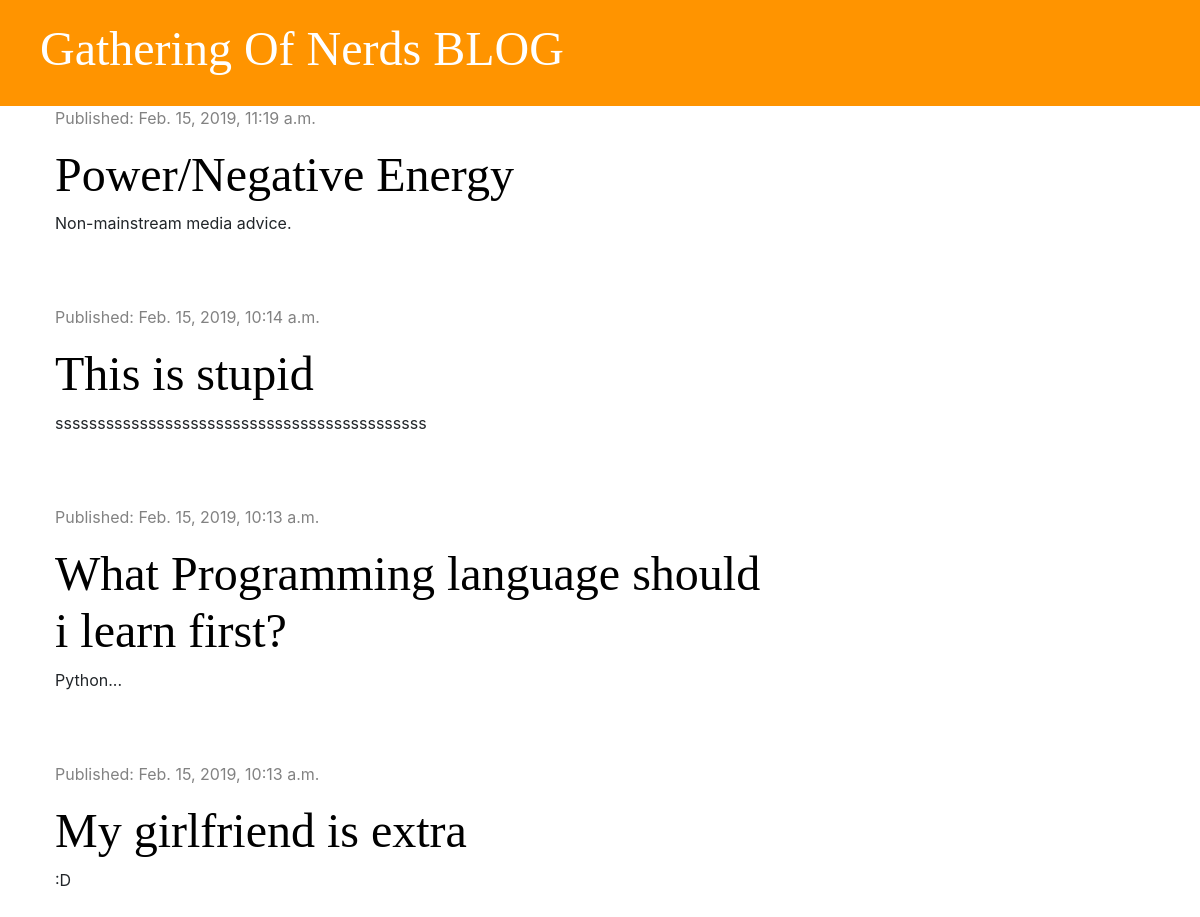
The app's page /, older data.
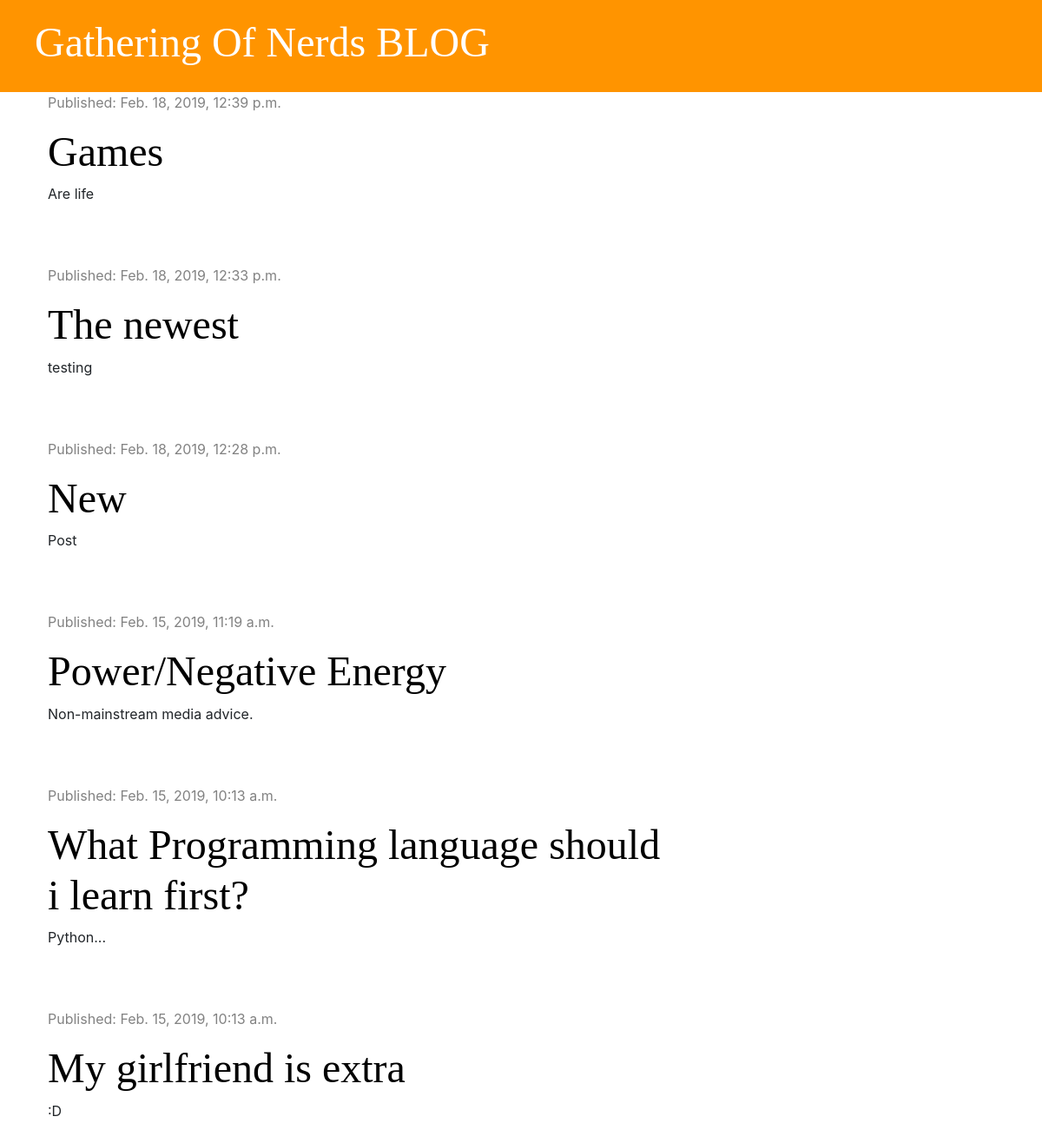
The same page, newer data.
### blog/models.py (models this page shows, shortened)
class Post(models.Model):
    author = models.ForeignKey('auth.User', on_delete=models.CASCADE)
    title = models.CharField(max_length=200)
    text = models.TextField()
    created_date = models.DateTimeField(default=timezone.now)
    published_date = models.DateTimeField(blank=True, null=True)

### blog/views.py (the view)
# urls.py: path('', views.post_list, name='post_list'),
def post_list(request):
    posts = Post.objects.filter(published_date__lte=timezone.now()).order_by('-published_date')
    stuff_for_frontend = {'posts': posts}
    return render(request, 'blog/post_list.html', stuff_for_frontend)

### blog/templates/blog/post_list.html
{% extends 'blog/base.html' %}
{% block content %}
    {% for post in posts %}
        <div class="post">
          <div class="date">
              <p>Published: {{ post.published_date }}</p>
          </div>
          <h1><a href="{% url 'post_detail' pk=post.pk %}">{{ post.title }}</a></h1>
          <p>{{ post.text|truncatechars:50|linebreaksbr }}</p>
        </div>
     {% endfor %}
{% endblock %}

### blog/templates/blog/base.html (shortened to what this page needs)
{% load staticfiles %}
<!DOCTYPE html>
<html lang="en">
  <head>
    <link rel="stylesheet" href="https://stackpath.bootstrapcdn.com/bootstrap/4.3.1/css/bootstrap.min.css">
    <link rel="stylesheet" href="{% static 'css/blog.css' %}">
    <link rel="stylesheet" href="https://use.fontawesome.com/releases/v5.7.2/css/all.css">
  </head>
  <body>
    <div class="page-header">
      <h1><a href="{% url 'post_list' %}">Gathering Of Nerds BLOG</a></h1>
    </div>
    <div class="content container">
        <div class="row">
            <div class="col-md-8">
                {% block content %}
                {% endblock %}
            </div>
        </div>
    </div>
  </body>
</html>

### blog/static/css/blog.css (style rules this page uses)
.page-header { background-color: #ff9400; margin-top: 0; padding: 20px 20px 20px 40px; }
.page-header h1, .page-header h1 a { color: #ffffff; font-size: 36pt; text-decoration: none; }
.content { margin-left: 40px; }
h1, h2, h3, h4 { font-family: 'Tangerine', 'Inconsolata', 'Droid Sans', serif; font-size: 48px; }
.date { color: #828282; }
.post { margin-bottom: 70px; }
.post h1 a { color: #000000 }

Row changes from the older to the newer data that the page shows:
removed Post: published_date "Feb. 15, 2019, 10:14 a.m.", title "This is stupid", text "ssssssssssssssssssssssssssssssssssssssssssss"
added Post: published_date "Feb. 18, 2019, 12:39 p.m.", title "Games", text "Are life"
added Post: published_date "Feb. 18, 2019, 12:33 p.m.", title "The newest", text "testing"
added Post: published_date "Feb. 18, 2019, 12:28 p.m.", title "New", text "Post"
